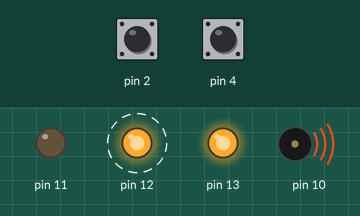
This sketch was run on a simulated Arduino Uno, built with avr-gcc and run on an emulated ATmega328P. On the bench: output pins drawn as LEDs (lit = HIGH), buzzer (waves = sounding). Dashed ring = blinking. The test bench sets the inputs (shaded band); at power-on: pin 2 HIGH, pin 4 HIGH. What the sketch prints to the serial monitor is not drawn.

Above: at 3.8 s.
3.9 s: pin 2 pulled LOW for 1.8 s
At 5.5 s:
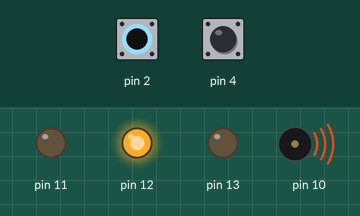
7.4 s: pin 4 pulled LOW for 1.8 s
At 8.8 s:
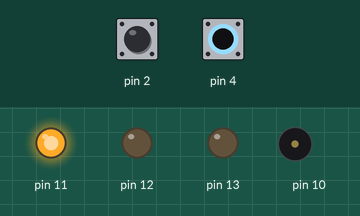
12.1 s: pin 4 pulled LOW for 3.2 s
At 16.6 s:
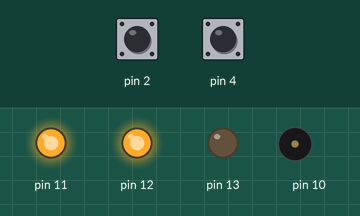
18.2 s: pin 2 pulled LOW for 3.2 s
At 23.65 s:
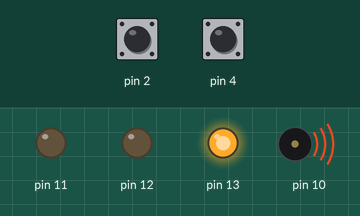
Timing chart, 0 to 23.9 s (numbered marks = the images above; inputs shaded):
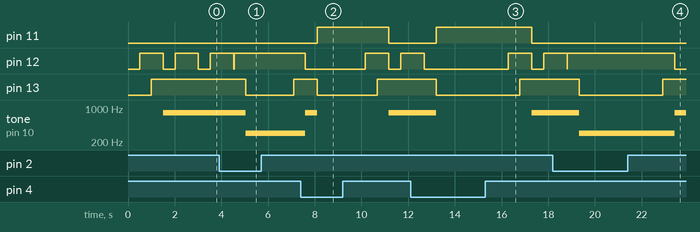

Measured:
- after the input at 3.9 s, pin 13: HIGH → LOW after 1.1 s, → HIGH 2.0 s later; tone on pin 10: 800 Hz → 300 Hz after 1.1 s
- after the input at 7.4 s, pin 11: LOW → HIGH after 0.71 s, → LOW 3.1 s later; pin 13: HIGH → LOW after 0.71 s, → HIGH 2.6 s later
- after the input at 12.1 s, pin 11: LOW → HIGH after 1.1 s, → LOW 4.1 s later; pin 13: HIGH → LOW after 1.1 s, → HIGH 3.6 s later; tone on pin 10: 800 Hz → silent after 1.1 s, → 800 Hz 4.1 s later
- after the input at 18.2 s, pin 13: HIGH → LOW after 1.1 s, → HIGH 3.6 s later; tone on pin 10: 800 Hz → 300 Hz after 1.1 s, → 800 Hz 4.1 s later

The sketch:

WizardOfOZ.ino
```cpp
//på grunn av simplisiteten skrives ikke mange komentarer. koden tar inn 0 state fra knapp en, 2 state fra knapp to og en tre state fra knapp en og to sammen.
//dette ble gjort ved at to knapper er enklere å skjule en tre
//NOTE: denne ble lagd på svært kort tid og er derfor ikke optimalisert med egene void funksjoner
int gron = 0;
int blaa = 0;
int test=0;
void setup()
{
  pinMode(2, INPUT_PULLUP);
  pinMode(4, INPUT_PULLUP);
  pinMode(11, OUTPUT);
  pinMode(12, OUTPUT);
  pinMode(13, OUTPUT);
  pinMode(10, OUTPUT);
  Serial.begin(9600);
}

void loop()
{
  gron = digitalRead(2);
  blaa = digitalRead(4);

  if(gron == HIGH)
  {
    test = 1;
    Serial.print(test);
    delay(500);
  }
  if (blaa == HIGH){
    test = 2;
    Serial.print(test);
    digitalWrite(12, HIGH);
    delay(500);

  }
  if (blaa == HIGH && gron == HIGH){
    test = 3;
    Serial.print(test);
    digitalWrite(13, HIGH);
    delay(500);

  }
  if (test == 1){
    digitalWrite(11, HIGH);
    digitalWrite(12, LOW);
    digitalWrite(13, LOW);
    noTone(10);

  }
  if (test == 2){
    digitalWrite(11, LOW);
    digitalWrite(12, HIGH);
    digitalWrite(13, LOW);
    tone(10,300);

  }
  if (test == 3){
    digitalWrite(11, LOW);
    digitalWrite(12, LOW);
    digitalWrite(13, HIGH);
    tone(10,800);

  }

  delay(15);
}
```
